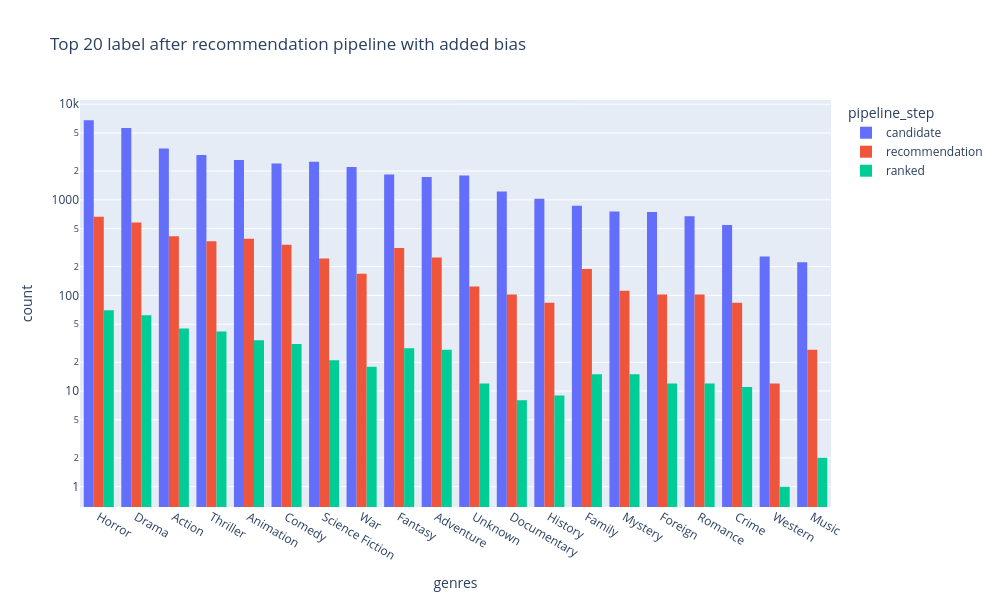

Notebook code cell kept with this figure:
### Code cell
fig = px.histogram(
    keep_n_labels(add_bias_df,'genres',True,20), 
    x="genres",
    color='pipeline_step', barmode='group',log_y=True,
    height=600,
    width=1000,
    title='Top 20 label after recommendation pipeline with added bias')
fig.update_xaxes(categoryorder='total descending').show()

### Figure 1 — Plotly figure (JSON) as saved in the notebook; plotly's stock layout.template omitted (floating-point values rounded to 4 significant figures; data arrays with more than 128 entries replaced by an {"elided": "..."} marker saying what was removed)
{"data": [{"alignmentgroup": "True", "bingroup": "x", "hovertemplate": "pipeline_step=candidate<br>genres=%{x}<br>count=%{y}<extra></extra>", "legendgroup": "candidate", "marker": {"color": "#636efa", "pattern": {"shape": ""}}, "name": "candidate", "offsetgroup": "candidate", "orientation": "v", "showlegend": true, "type": "histogram", "x": {"elided": "40190 str values"}, "xaxis": "x", "yaxis": "y"}, {"alignmentgroup": "True", "bingroup": "x", "hovertemplate": "pipeline_step=recommendation<br>genres=%{x}<br>count=%{y}<extra></extra>", "legendgroup": "recommendation", "marker": {"color": "#EF553B", "pattern": {"shape": ""}}, "name": "recommendation", "offsetgroup": "recommendation", "orientation": "v", "showlegend": true, "type": "histogram", "x": {"elided": "4674 str values"}, "xaxis": "x", "yaxis": "y"}, {"alignmentgroup": "True", "bingroup": "x", "hovertemplate": "pipeline_step=ranked<br>genres=%{x}<br>count=%{y}<extra></extra>", "legendgroup": "ranked", "marker": {"color": "#00cc96", "pattern": {"shape": ""}}, "name": "ranked", "offsetgroup": "ranked", "orientation": "v", "showlegend": true, "type": "histogram", "x": {"elided": "475 str values"}, "xaxis": "x", "yaxis": "y"}], "layout": {"barmode": "group", "height": 600, "legend": {"title": {"text": "pipeline_step"}, "tracegroupgap": 0}, "title": {"text": "Top 20 label after recommendation pipeline with added bias"}, "width": 1000, "xaxis": {"anchor": "y", "categoryorder": "total descending", "domain": [0, 1], "title": {"text": "genres"}}, "yaxis": {"anchor": "x", "domain": [0, 1], "title": {"text": "count"}, "type": "log"}}}
